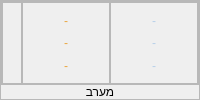
                    <widget class="QFrame" name="f_dig_we">
                     <property name="sizePolicy">
                      <sizepolicy hsizetype="Expanding" vsizetype="Expanding">
                       <horstretch>0</horstretch>
                       <verstretch>0</verstretch>
                      </sizepolicy>
                     </property>
                     <property name="styleSheet">
                      <string notr="true">  QFrame#f_dig_we{
  border-bottom-left-radius: 20px;
  border-top-left-radius: 20px;
}</string>
                     </property>
                     <property name="frameShape">
                      <enum>QFrame::StyledPanel</enum>
                     </property>
                     <property name="frameShadow">
                      <enum>QFrame::Raised</enum>
                     </property>
                     <layout class="QVBoxLayout" name="verticalLayout_26">
                      <property name="spacing">
                       <number>0</number>
                      </property>
                      <property name="leftMargin">
                       <number>0</number>
                      </property>
                      <property name="topMargin">
                       <number>0</number>
                      </property>
                      <property name="rightMargin">
                       <number>0</number>
                      </property>
                      <property name="bottomMargin">
                       <number>0</number>
                      </property>
                      <item>
                       <widget class="QFrame" name="f_side_we">
                        <property name="sizePolicy">
                         <sizepolicy hsizetype="Expanding" vsizetype="Expanding">
                          <horstretch>0</horstretch>
                          <verstretch>0</verstretch>
                         </sizepolicy>
                        </property>
                        <property name="frameShape">
                         <enum>QFrame::StyledPanel</enum>
                        </property>
                        <property name="frameShadow">
                         <enum>QFrame::Raised</enum>
                        </property>
                        <layout class="QHBoxLayout" name="horizontalLayout_49">
                         <property name="spacing">
                          <number>0</number>
                         </property>
                         <property name="leftMargin">
                          <number>0</number>
                         </property>
                         <property name="topMargin">
                          <number>0</number>
                         </property>
                         <property name="rightMargin">
                          <number>0</number>
                         </property>
                         <property name="bottomMargin">
                          <number>0</number>
                         </property>
                         <item>
                          <widget class="QFrame" name="f_dig_we_arrows">
                           <property name="sizePolicy">
                            <sizepolicy hsizetype="Preferred" vsizetype="Expanding">
                             <horstretch>0</horstretch>
                             <verstretch>0</verstretch>
                            </sizepolicy>
                           </property>
                           <property name="frameShape">
                            <enum>QFrame::StyledPanel</enum>
                           </property>
                           <property name="frameShadow">
                            <enum>QFrame::Raised</enum>
                           </property>
                           <layout class="QHBoxLayout" name="horizontalLayout_6"/>
                          </widget>
                         </item>
                         <item>
                          <widget class="QFrame" name="f_dig_we_vol_mor">
                           <property name="sizePolicy">
                            <sizepolicy hsizetype="Expanding" vsizetype="Expanding">
                             <horstretch>0</horstretch>
                             <verstretch>0</verstretch>
                            </sizepolicy>
                           </property>
                           <property name="styleSheet">
                            <string notr="true">QLabel{
	font: 10pt &quot;Rubik&quot;;
	color: rgb(232, 166, 66);

}</string>
                           </property>
                           <property name="frameShape">
                            <enum>QFrame::StyledPanel</enum>
                           </property>
                           <property name="frameShadow">
                            <enum>QFrame::Raised</enum>
                           </property>
                           <layout class="QVBoxLayout" name="verticalLayout_44">
                            <item>
                             <widget class="QLabel" name="dig_we_vol_mor_l">
                              <property name="text">
                               <string>-</string>
                              </property>
                              <property name="alignment">
                               <set>Qt::AlignCenter</set>
                              </property>
                             </widget>
                            </item>
                            <item>
                             <widget class="QLabel" name="dig_we_vol_mor_t">
                              <property name="text">
                               <string>-</string>
                              </property>
                              <property name="alignment">
                               <set>Qt::AlignCenter</set>
                              </property>
                             </widget>
                            </item>
                            <item>
                             <widget class="QLabel" name="dig_we_vol_mor_r">
                              <property name="text">
                               <string>-</string>
                              </property>
                              <property name="alignment">
                               <set>Qt::AlignCenter</set>
                              </property>
                             </widget>
                            </item>
                           </layout>
                          </widget>
                         </item>
                         <item>
                          <widget class="QFrame" name="f_dig_we_vol_eve">
                           <property name="sizePolicy">
                            <sizepolicy hsizetype="Expanding" vsizetype="Expanding">
                             <horstretch>0</horstretch>
                             <verstretch>0</verstretch>
                            </sizepolicy>
                           </property>
                           <property name="styleSheet">
                            <string notr="true">QLabel{
	font: 10pt &quot;Rubik&quot;;
	color: rgb(183, 207, 232);

}</string>
                           </property>
                           <property name="frameShape">
                            <enum>QFrame::StyledPanel</enum>
                           </property>
                           <property name="frameShadow">
                            <enum>QFrame::Raised</enum>
                           </property>
                           <layout class="QVBoxLayout" name="verticalLayout_45">
                            <item>
                             <widget class="QLabel" name="dig_we_vol_eve_l">
                              <property name="text">
                               <string>-</string>
                              </property>
                              <property name="alignment">
                               <set>Qt::AlignCenter</set>
                              </property>
                             </widget>
                            </item>
                            <item>
                             <widget class="QLabel" name="dig_we_vol_eve_t">
                              <property name="text">
                               <string>-</string>
                              </property>
                              <property name="alignment">
                               <set>Qt::AlignCenter</set>
                              </property>
                             </widget>
                            </item>
                            <item>
                             <widget class="QLabel" name="dig_we_vol_eve_r">
                              <property name="text">
                               <string>-</string>
                              </property>
                              <property name="alignment">
                               <set>Qt::AlignCenter</set>
                              </property>
                             </widget>
                            </item>
                           </layout>
                          </widget>
                         </item>
                        </layout>
                       </widget>
                      </item>
                      <item>
                       <widget class="QLabel" name="dig_we_name">
                        <property name="sizePolicy">
                         <sizepolicy hsizetype="Preferred" vsizetype="Minimum">
                          <horstretch>0</horstretch>
                          <verstretch>0</verstretch>
                         </sizepolicy>
                        </property>
                        <property name="text">
                         <string>מערב</string>
                        </property>
                        <property name="alignment">
                         <set>Qt::AlignCenter</set>
                        </property>
                       </widget>
                      </item>
                     </layout>
                    </widget>
